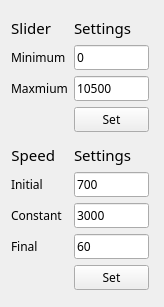
<?xml version="1.0" encoding="UTF-8"?>
<ui version="4.0">
 <class>SetWindow</class>
 <widget class="QWidget" name="SetWindow">
  <property name="geometry">
   <rect>
    <x>0</x>
    <y>0</y>
    <width>161</width>
    <height>292</height>
   </rect>
  </property>
  <property name="maximumSize">
   <size>
    <width>240</width>
    <height>435</height>
   </size>
  </property>
  <property name="windowTitle">
   <string>Form</string>
  </property>
  <layout class="QFormLayout" name="formLayout">
   <item row="0" column="1">
    <spacer name="verticalSpacer_8">
     <property name="orientation">
      <enum>Qt::Vertical</enum>
     </property>
     <property name="sizeHint" stdset="0">
      <size>
       <width>79</width>
       <height>5</height>
      </size>
     </property>
    </spacer>
   </item>
   <item row="1" column="0">
    <widget class="QLabel" name="label_8">
     <property name="sizePolicy">
      <sizepolicy hsizetype="Expanding" vsizetype="Preferred">
       <horstretch>0</horstretch>
       <verstretch>0</verstretch>
      </sizepolicy>
     </property>
     <property name="maximumSize">
      <size>
       <width>75</width>
       <height>16777215</height>
      </size>
     </property>
     <property name="font">
      <font>
       <family>微软雅黑</family>
       <pointsize>11</pointsize>
       <weight>50</weight>
       <bold>false</bold>
      </font>
     </property>
     <property name="text">
      <string>Slider</string>
     </property>
     <property name="alignment">
      <set>Qt::AlignRight|Qt::AlignTrailing|Qt::AlignVCenter</set>
     </property>
     <property name="wordWrap">
      <bool>false</bool>
     </property>
    </widget>
   </item>
   <item row="1" column="1">
    <widget class="QLabel" name="label_11">
     <property name="sizePolicy">
      <sizepolicy hsizetype="Maximum" vsizetype="Preferred">
       <horstretch>0</horstretch>
       <verstretch>0</verstretch>
      </sizepolicy>
     </property>
     <property name="maximumSize">
      <size>
       <width>16777215</width>
       <height>16777215</height>
      </size>
     </property>
     <property name="font">
      <font>
       <family>微软雅黑</family>
       <pointsize>11</pointsize>
       <weight>50</weight>
       <bold>false</bold>
      </font>
     </property>
     <property name="text">
      <string>Settings</string>
     </property>
     <property name="wordWrap">
      <bool>true</bool>
     </property>
    </widget>
   </item>
   <item row="2" column="0">
    <widget class="QLabel" name="label_6">
     <property name="sizePolicy">
      <sizepolicy hsizetype="Expanding" vsizetype="Preferred">
       <horstretch>0</horstretch>
       <verstretch>0</verstretch>
      </sizepolicy>
     </property>
     <property name="maximumSize">
      <size>
       <width>16777215</width>
       <height>16777215</height>
      </size>
     </property>
     <property name="font">
      <font>
       <family>微软雅黑</family>
       <pointsize>9</pointsize>
       <weight>50</weight>
       <bold>false</bold>
      </font>
     </property>
     <property name="text">
      <string>Minimum</string>
     </property>
     <property name="wordWrap">
      <bool>true</bool>
     </property>
    </widget>
   </item>
   <item row="2" column="1">
    <widget class="QLineEdit" name="minLine">
     <property name="sizePolicy">
      <sizepolicy hsizetype="Expanding" vsizetype="Fixed">
       <horstretch>0</horstretch>
       <verstretch>0</verstretch>
      </sizepolicy>
     </property>
     <property name="maximumSize">
      <size>
       <width>75</width>
       <height>16777215</height>
      </size>
     </property>
     <property name="font">
      <font>
       <family>微软雅黑</family>
       <pointsize>9</pointsize>
       <weight>50</weight>
       <bold>false</bold>
      </font>
     </property>
     <property name="toolTip">
      <string>Range: 0-10500, unit: μm.</string>
     </property>
     <property name="statusTip">
      <string/>
     </property>
     <property name="inputMethodHints">
      <set>Qt::ImhDigitsOnly</set>
     </property>
     <property name="text">
      <string>0</string>
     </property>
    </widget>
   </item>
   <item row="3" column="0">
    <widget class="QLabel" name="label_4">
     <property name="sizePolicy">
      <sizepolicy hsizetype="Expanding" vsizetype="Preferred">
       <horstretch>0</horstretch>
       <verstretch>0</verstretch>
      </sizepolicy>
     </property>
     <property name="maximumSize">
      <size>
       <width>16777215</width>
       <height>16777215</height>
      </size>
     </property>
     <property name="font">
      <font>
       <family>微软雅黑</family>
       <pointsize>9</pointsize>
       <weight>50</weight>
       <bold>false</bold>
      </font>
     </property>
     <property name="text">
      <string>Maxmium</string>
     </property>
     <property name="wordWrap">
      <bool>true</bool>
     </property>
    </widget>
   </item>
   <item row="3" column="1">
    <widget class="QLineEdit" name="maxLine">
     <property name="sizePolicy">
      <sizepolicy hsizetype="Expanding" vsizetype="Minimum">
       <horstretch>0</horstretch>
       <verstretch>0</verstretch>
      </sizepolicy>
     </property>
     <property name="minimumSize">
      <size>
       <width>0</width>
       <height>0</height>
      </size>
     </property>
     <property name="maximumSize">
      <size>
       <width>75</width>
       <height>16777215</height>
      </size>
     </property>
     <property name="font">
      <font>
       <family>微软雅黑</family>
       <pointsize>9</pointsize>
       <weight>50</weight>
       <bold>false</bold>
      </font>
     </property>
     <property name="toolTip">
      <string>Range: 0-10500, unit: μm.</string>
     </property>
     <property name="statusTip">
      <string/>
     </property>
     <property name="inputMethodHints">
      <set>Qt::ImhDigitsOnly</set>
     </property>
     <property name="text">
      <string>10500</string>
     </property>
    </widget>
   </item>
   <item row="4" column="1">
    <widget class="QPushButton" name="sliderSetBtn">
     <property name="sizePolicy">
      <sizepolicy hsizetype="MinimumExpanding" vsizetype="Fixed">
       <horstretch>0</horstretch>
       <verstretch>0</verstretch>
      </sizepolicy>
     </property>
     <property name="maximumSize">
      <size>
       <width>75</width>
       <height>16777215</height>
      </size>
     </property>
     <property name="font">
      <font>
       <family>微软雅黑</family>
       <pointsize>9</pointsize>
       <weight>50</weight>
       <bold>false</bold>
      </font>
     </property>
     <property name="statusTip">
      <string>This will simultaneously set the Near Focus Limit, Z Slider and Spinbox.</string>
     </property>
     <property name="text">
      <string>Set</string>
     </property>
    </widget>
   </item>
   <item row="5" column="1">
    <spacer name="verticalSpacer_9">
     <property name="orientation">
      <enum>Qt::Vertical</enum>
     </property>
     <property name="sizeHint" stdset="0">
      <size>
       <width>79</width>
       <height>5</height>
      </size>
     </property>
    </spacer>
   </item>
   <item row="6" column="0">
    <widget class="QLabel" name="label_10">
     <property name="sizePolicy">
      <sizepolicy hsizetype="MinimumExpanding" vsizetype="Preferred">
       <horstretch>0</horstretch>
       <verstretch>0</verstretch>
      </sizepolicy>
     </property>
     <property name="maximumSize">
      <size>
       <width>75</width>
       <height>16777215</height>
      </size>
     </property>
     <property name="font">
      <font>
       <family>微软雅黑</family>
       <pointsize>11</pointsize>
       <weight>50</weight>
       <bold>false</bold>
      </font>
     </property>
     <property name="text">
      <string>Speed</string>
     </property>
     <property name="alignment">
      <set>Qt::AlignRight|Qt::AlignTrailing|Qt::AlignVCenter</set>
     </property>
     <property name="wordWrap">
      <bool>false</bool>
     </property>
    </widget>
   </item>
   <item row="6" column="1">
    <widget class="QLabel" name="label_9">
     <property name="sizePolicy">
      <sizepolicy hsizetype="Maximum" vsizetype="Preferred">
       <horstretch>0</horstretch>
       <verstretch>0</verstretch>
      </sizepolicy>
     </property>
     <property name="maximumSize">
      <size>
       <width>16777215</width>
       <height>16777215</height>
      </size>
     </property>
     <property name="font">
      <font>
       <family>微软雅黑</family>
       <pointsize>11</pointsize>
       <weight>50</weight>
       <bold>false</bold>
      </font>
     </property>
     <property name="text">
      <string>Settings</string>
     </property>
     <property name="wordWrap">
      <bool>true</bool>
     </property>
    </widget>
   </item>
   <item row="7" column="0">
    <widget class="QLabel" name="label_7">
     <property name="maximumSize">
      <size>
       <width>75</width>
       <height>16777215</height>
      </size>
     </property>
     <property name="font">
      <font>
       <family>微软雅黑</family>
       <pointsize>9</pointsize>
       <weight>50</weight>
       <bold>false</bold>
      </font>
     </property>
     <property name="text">
      <string>Initial</string>
     </property>
     <property name="wordWrap">
      <bool>true</bool>
     </property>
    </widget>
   </item>
   <item row="7" column="1">
    <widget class="QLineEdit" name="initLine">
     <property name="sizePolicy">
      <sizepolicy hsizetype="Minimum" vsizetype="Fixed">
       <horstretch>0</horstretch>
       <verstretch>0</verstretch>
      </sizepolicy>
     </property>
     <property name="minimumSize">
      <size>
       <width>50</width>
       <height>0</height>
      </size>
     </property>
     <property name="maximumSize">
      <size>
       <width>75</width>
       <height>16777215</height>
      </size>
     </property>
     <property name="font">
      <font>
       <family>微软雅黑</family>
       <pointsize>9</pointsize>
       <weight>50</weight>
       <bold>false</bold>
      </font>
     </property>
     <property name="toolTip">
      <string>Range: 1~700, unit: μm/sec.  Intergers only.</string>
     </property>
     <property name="statusTip">
      <string/>
     </property>
     <property name="inputMethodHints">
      <set>Qt::ImhDigitsOnly</set>
     </property>
     <property name="text">
      <string>700</string>
     </property>
    </widget>
   </item>
   <item row="8" column="0">
    <widget class="QLabel" name="constantLabel">
     <property name="font">
      <font>
       <family>微软雅黑</family>
       <pointsize>9</pointsize>
       <weight>50</weight>
       <bold>false</bold>
      </font>
     </property>
     <property name="text">
      <string>Constant</string>
     </property>
    </widget>
   </item>
   <item row="8" column="1">
    <widget class="QLineEdit" name="constantLine">
     <property name="sizePolicy">
      <sizepolicy hsizetype="Minimum" vsizetype="Fixed">
       <horstretch>0</horstretch>
       <verstretch>0</verstretch>
      </sizepolicy>
     </property>
     <property name="minimumSize">
      <size>
       <width>50</width>
       <height>0</height>
      </size>
     </property>
     <property name="maximumSize">
      <size>
       <width>75</width>
       <height>16777215</height>
      </size>
     </property>
     <property name="font">
      <font>
       <family>微软雅黑</family>
       <pointsize>9</pointsize>
       <weight>50</weight>
       <bold>false</bold>
      </font>
     </property>
     <property name="toolTip">
      <string>Range: 1~3000, unit: μm/sec. Intergers only.</string>
     </property>
     <property name="statusTip">
      <string/>
     </property>
     <property name="inputMethodHints">
      <set>Qt::ImhDigitsOnly</set>
     </property>
     <property name="text">
      <string>3000</string>
     </property>
    </widget>
   </item>
   <item row="9" column="0">
    <widget class="QLabel" name="finalLabel">
     <property name="font">
      <font>
       <family>微软雅黑</family>
       <pointsize>9</pointsize>
       <weight>50</weight>
       <bold>false</bold>
      </font>
     </property>
     <property name="text">
      <string>Final</string>
     </property>
    </widget>
   </item>
   <item row="9" column="1">
    <widget class="QLineEdit" name="finalLine">
     <property name="sizePolicy">
      <sizepolicy hsizetype="Minimum" vsizetype="Fixed">
       <horstretch>0</horstretch>
       <verstretch>0</verstretch>
      </sizepolicy>
     </property>
     <property name="minimumSize">
      <size>
       <width>50</width>
       <height>0</height>
      </size>
     </property>
     <property name="maximumSize">
      <size>
       <width>75</width>
       <height>16777215</height>
      </size>
     </property>
     <property name="font">
      <font>
       <family>微软雅黑</family>
       <pointsize>9</pointsize>
       <weight>50</weight>
       <bold>false</bold>
      </font>
     </property>
     <property name="toolTip">
      <string>Range: 1~1000.  Intergers only.</string>
     </property>
     <property name="statusTip">
      <string/>
     </property>
     <property name="inputMethodHints">
      <set>Qt::ImhDigitsOnly</set>
     </property>
     <property name="text">
      <string>60</string>
     </property>
    </widget>
   </item>
   <item row="10" column="1">
    <widget class="QPushButton" name="speedSetBtn">
     <property name="sizePolicy">
      <sizepolicy hsizetype="Minimum" vsizetype="Fixed">
       <horstretch>0</horstretch>
       <verstretch>0</verstretch>
      </sizepolicy>
     </property>
     <property name="maximumSize">
      <size>
       <width>75</width>
       <height>16777215</height>
      </size>
     </property>
     <property name="font">
      <font>
       <family>微软雅黑</family>
       <pointsize>9</pointsize>
       <weight>50</weight>
       <bold>false</bold>
      </font>
     </property>
     <property name="text">
      <string>Set</string>
     </property>
    </widget>
   </item>
   <item row="11" column="1">
    <spacer name="verticalSpacer_10">
     <property name="orientation">
      <enum>Qt::Vertical</enum>
     </property>
     <property name="sizeHint" stdset="0">
      <size>
       <width>79</width>
       <height>5</height>
      </size>
     </property>
    </spacer>
   </item>
  </layout>
 </widget>
 <resources/>
 <connections/>
</ui>
